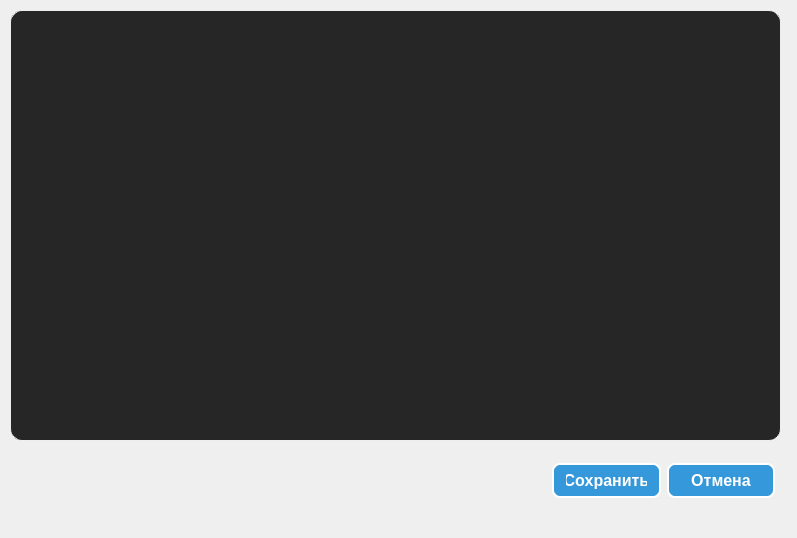
<?xml version="1.0" encoding="UTF-8"?>
<ui version="4.0">
 <class>dialog</class>
 <widget class="QDialog" name="dialog">
  <property name="geometry">
   <rect>
    <x>0</x>
    <y>0</y>
    <width>797</width>
    <height>538</height>
   </rect>
  </property>
  <property name="windowTitle">
   <string>Добавление записи в таблицу</string>
  </property>
  <property name="styleSheet">
   <string notr="true"> background: qlineargradient(
        x1: 0, y1: 0,       /* верхний левый угол */
        x2: 1, y2: 1,       /* нижний правый угол */
        stop: 0 #1e3c72,    /* насыщенный синий */
        stop: 0.5 #2a5298,  /* бирюзовый */
        stop: 1 #1abc9c     /* зелёный, ассоциирующийся с природой */
    );
    color: white;           /* цвет текста для контраста */
    font-family: &quot;Segoe UI&quot;, Tahoma, Geneva, Verdana, sans-serif;
    font-size: 14pt;

</string>
  </property>
  <widget class="QWidget" name="widget_dialog" native="true">
   <property name="geometry">
    <rect>
     <x>10</x>
     <y>10</y>
     <width>771</width>
     <height>431</height>
    </rect>
   </property>
   <property name="styleSheet">
    <string notr="true">background-color: rgba(0, 0, 0, 0.6);           /* затемнённый полупрозрачный фон */
    border: 1px solid rgba(255, 255, 255, 0.8);     /* тонкая, но чёткая рамка */
    border-radius: 12px;
    padding: 15px;</string>
   </property>
   <widget class="QWidget" name="formLayoutWidget">
    <property name="geometry">
     <rect>
      <x>0</x>
      <y>0</y>
      <width>771</width>
      <height>431</height>
     </rect>
    </property>
    <layout class="QFormLayout" name="formLayout_dialog"/>
   </widget>
  </widget>
  <widget class="QFrame" name="frame_dialog">
   <property name="geometry">
    <rect>
     <x>543</x>
     <y>450</y>
     <width>241</width>
     <height>61</height>
    </rect>
   </property>
   <property name="styleSheet">
    <string notr="true">background-color: transparent;
    border: none;</string>
   </property>
   <layout class="QHBoxLayout" name="horizontalLayout">
    <item>
     <widget class="QPushButton" name="btn_save">
      <property name="styleSheet">
       <string notr="true">QPushButton {
    background-color: #3498db;       /* насыщенный синий */
    color: white;                    /* белый текст */
    border: 2px solid white;         /* белый край */
    border-radius: 8px;              /* скруглённые углы */
    padding: 6px 12px;               /* уменьшенные внутренние отступы (сверху/снизу и слева/справа) */
    font-size: 16px;
    font-weight: 600;
    min-width: 80px;                 /* уменьшенная минимальная ширина */
    transition: background-color 0.3s ease;
}

QPushButton:hover {
    background-color: #2980b9;       /* чуть темнее при наведении */
    border: 2px solid white;         /* белый край при наведении */
}

QPushButton:pressed {
    background-color: #1c5980;       /* ещё темнее при нажатии */
    border: 2px solid white;         /* белый край при нажатии */
}
</string>
      </property>
      <property name="text">
       <string>Сохранить</string>
      </property>
     </widget>
    </item>
    <item>
     <widget class="QPushButton" name="btn_cancel">
      <property name="styleSheet">
       <string notr="true">QPushButton {
    background-color: #3498db;       /* насыщенный синий */
    color: white;                    /* белый текст */
    border: 2px solid white;         /* белый край */
    border-radius: 8px;              /* скруглённые углы */
    padding: 6px 12px;               /* уменьшенные внутренние отступы (сверху/снизу и слева/справа) */
    font-size: 16px;
    font-weight: 600;
    min-width: 80px;                 /* уменьшенная минимальная ширина */
    transition: background-color 0.3s ease;
}

QPushButton:hover {
    background-color: #2980b9;       /* чуть темнее при наведении */
    border: 2px solid white;         /* белый край при наведении */
}

QPushButton:pressed {
    background-color: #1c5980;       /* ещё темнее при нажатии */
    border: 2px solid white;         /* белый край при нажатии */
}
</string>
      </property>
      <property name="text">
       <string>Отмена</string>
      </property>
     </widget>
    </item>
   </layout>
  </widget>
 </widget>
 <resources/>
 <connections/>
</ui>
